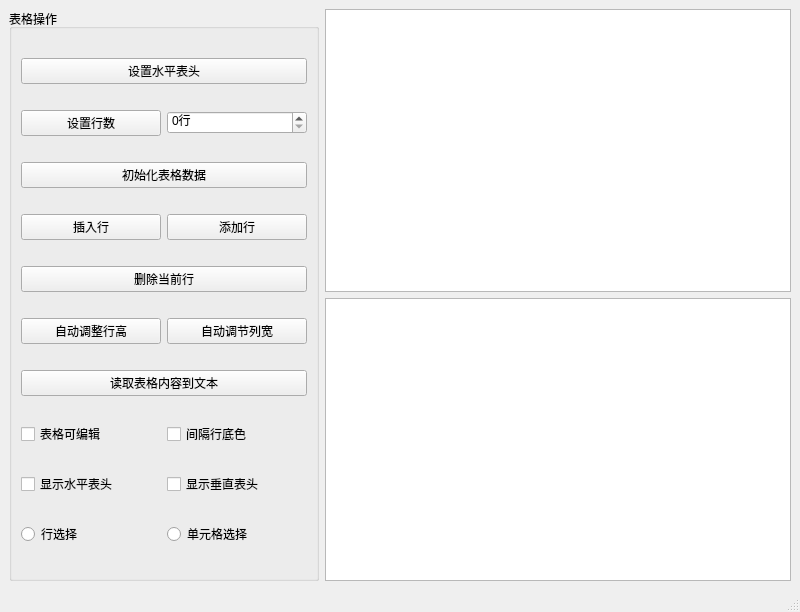
<?xml version="1.0" encoding="UTF-8"?>
<ui version="4.0">
 <class>MainWindow</class>
 <widget class="QMainWindow" name="MainWindow">
  <property name="geometry">
   <rect>
    <x>0</x>
    <y>0</y>
    <width>800</width>
    <height>612</height>
   </rect>
  </property>
  <property name="windowTitle">
   <string>MainWindow</string>
  </property>
  <widget class="QWidget" name="centralwidget">
   <layout class="QHBoxLayout" name="horizontalLayout" stretch="2,3">
    <item>
     <widget class="QGroupBox" name="groupBox">
      <property name="title">
       <string>表格操作</string>
      </property>
      <layout class="QGridLayout" name="gridLayout">
       <item row="0" column="0" colspan="2">
        <widget class="QPushButton" name="pushButtonSetHeader">
         <property name="text">
          <string>设置水平表头</string>
         </property>
        </widget>
       </item>
       <item row="1" column="0">
        <widget class="QPushButton" name="pushButtonSetRowsNumber">
         <property name="text">
          <string>设置行数</string>
         </property>
        </widget>
       </item>
       <item row="1" column="1">
        <widget class="QSpinBox" name="spinBox">
         <property name="contextMenuPolicy">
          <enum>Qt::DefaultContextMenu</enum>
         </property>
         <property name="layoutDirection">
          <enum>Qt::LeftToRight</enum>
         </property>
         <property name="autoFillBackground">
          <bool>false</bool>
         </property>
         <property name="alignment">
          <set>Qt::AlignLeading|Qt::AlignLeft|Qt::AlignVCenter</set>
         </property>
         <property name="suffix">
          <string>行</string>
         </property>
         <property name="prefix">
          <string/>
         </property>
         <property name="maximum">
          <number>1000</number>
         </property>
        </widget>
       </item>
       <item row="2" column="0" colspan="2">
        <widget class="QPushButton" name="pushButtonTableInit">
         <property name="text">
          <string>初始化表格数据</string>
         </property>
        </widget>
       </item>
       <item row="3" column="0">
        <widget class="QPushButton" name="pushButtonInsert">
         <property name="text">
          <string>插入行</string>
         </property>
        </widget>
       </item>
       <item row="3" column="1">
        <widget class="QPushButton" name="pushButtonAppend">
         <property name="text">
          <string>添加行</string>
         </property>
        </widget>
       </item>
       <item row="4" column="0" colspan="2">
        <widget class="QPushButton" name="pushButtonDeleteCurrentRow">
         <property name="text">
          <string>删除当前行</string>
         </property>
        </widget>
       </item>
       <item row="5" column="0">
        <widget class="QPushButton" name="pushButtonAutoHeight">
         <property name="text">
          <string>自动调整行高</string>
         </property>
        </widget>
       </item>
       <item row="5" column="1">
        <widget class="QPushButton" name="pushButtonAutoWidth">
         <property name="text">
          <string>自动调节列宽</string>
         </property>
        </widget>
       </item>
       <item row="6" column="0" colspan="2">
        <widget class="QPushButton" name="pushButtonReadContent2Text">
         <property name="text">
          <string>读取表格内容到文本</string>
         </property>
        </widget>
       </item>
       <item row="7" column="0">
        <widget class="QCheckBox" name="checkBoxEditable">
         <property name="text">
          <string>表格可编辑</string>
         </property>
        </widget>
       </item>
       <item row="7" column="1">
        <widget class="QCheckBox" name="checkBoxRowStriping">
         <property name="text">
          <string>间隔行底色</string>
         </property>
        </widget>
       </item>
       <item row="8" column="0">
        <widget class="QCheckBox" name="checkBoxHorizonalHeaderDisplay">
         <property name="text">
          <string>显示水平表头</string>
         </property>
        </widget>
       </item>
       <item row="8" column="1">
        <widget class="QCheckBox" name="checkBoxVerticalHeadersDisplay">
         <property name="text">
          <string>显示垂直表头</string>
         </property>
        </widget>
       </item>
       <item row="9" column="0">
        <widget class="QRadioButton" name="radioButtoRowSelectMode">
         <property name="text">
          <string>行选择</string>
         </property>
        </widget>
       </item>
       <item row="9" column="1">
        <widget class="QRadioButton" name="radioButtonSheetSelectMode">
         <property name="text">
          <string>单元格选择</string>
         </property>
        </widget>
       </item>
      </layout>
     </widget>
    </item>
    <item>
     <layout class="QVBoxLayout" name="verticalLayout">
      <item>
       <widget class="QTableWidget" name="tableWidget"/>
      </item>
      <item>
       <widget class="QPlainTextEdit" name="TextEdit"/>
      </item>
     </layout>
    </item>
   </layout>
  </widget>
  <widget class="QMenuBar" name="menubar">
   <property name="geometry">
    <rect>
     <x>0</x>
     <y>0</y>
     <width>800</width>
     <height>21</height>
    </rect>
   </property>
  </widget>
  <widget class="QStatusBar" name="statusbar"/>
 </widget>
 <resources/>
 <connections/>
</ui>
